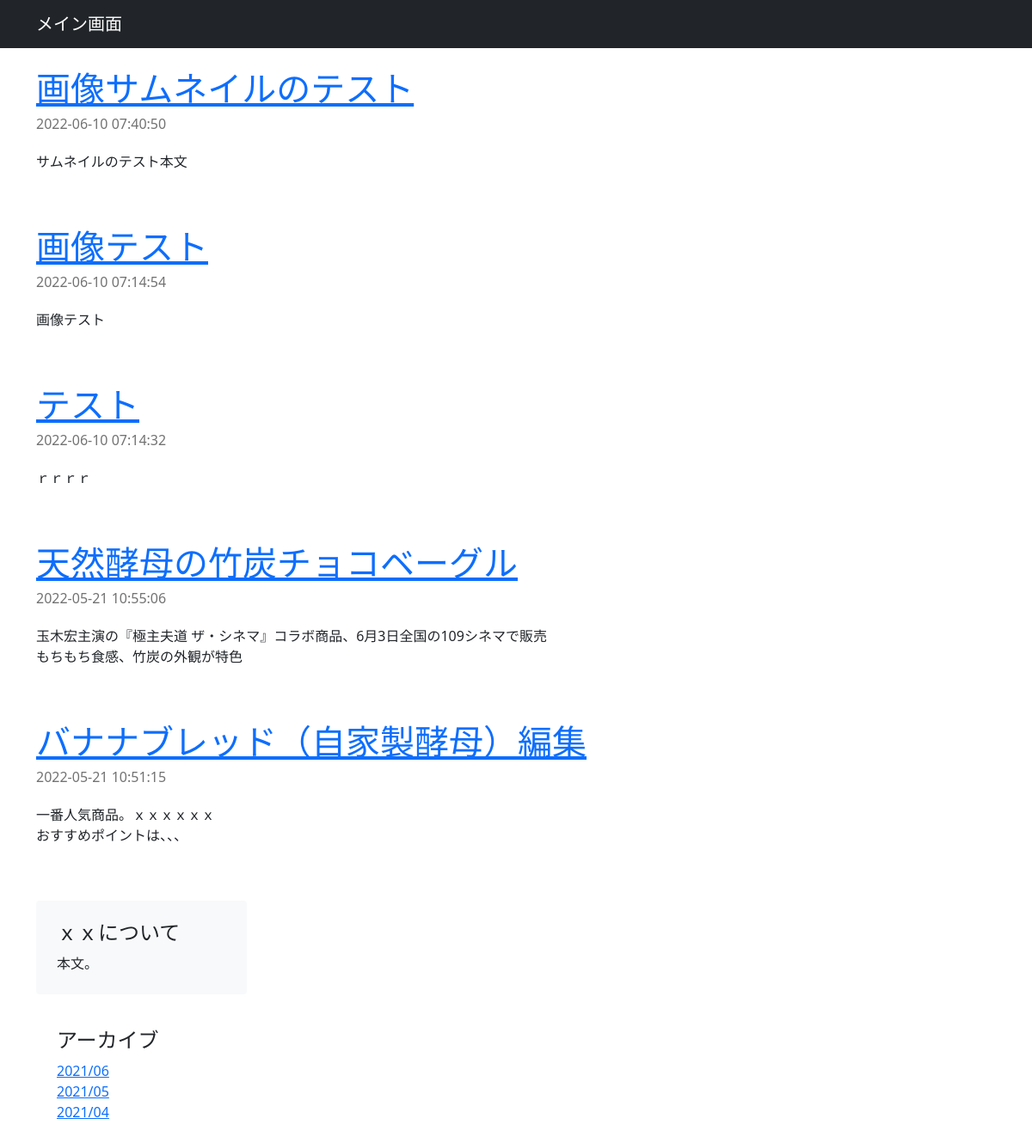
The page / on the database its author committed.
### tables this page shows
CREATE TABLE `articles` (
  `id` int(11) NOT NULL,
  `title` varchar(255) NOT NULL,
  `body` text NOT NULL,
  `category_id` int(11) DEFAULT NULL,
  `is_delete` tinyint(4) NOT NULL DEFAULT 0,
  `filename` varchar(100) DEFAULT NULL,
  `created_at` datetime NOT NULL,
  `updated_at` datetime NOT NULL
);

### lib/connect.php (called while the page is built, shortened)
<?php
class connect{
  public function __construct(){
    $dsn = "mysql:host=".self::HOST.";dbname=".self::DB_NAME.";charset=utf8mb4";
    try {
      $this->dbh = new PDO($dsn, self::USER, self::PASS);
    } catch(Exception $e){
      exit($e->getMessage());
    }
  }
}
?>

### lib/queryArticle.php (called while the page is built, shortened)
<?php
class QueryArticle extends connect{
    public function findAll(){
            $stmt = $this->dbh->prepare("SELECT * FROM articles WHERE is_delete=0 ORDER BY created_at DESC");
        $stmt->execute();
        $results = $stmt->fetchAll(PDO::FETCH_ASSOC);
        $articles = array();
        foreach ($results as $result){
          $article = new Article();
          $article->setId($result['id']);
          $article->setTitle($result['title']);
          $article->setBody($result['body']);
          $article->setFilename($result['filename']);
          $article->setCreatedAt($result['created_at']);
          $article->setUpdatedAt($result['updated_at']);
          $articles[] = $article;
        }
        return $articles;
      }
}

### lib/article.php (called while the page is built, shortened)
<?php
class Article{
  private $id = null;
  private $title = null;
  private $body = null;
  private $created_at = null;
  public function getId(){
    return $this->id;
  }
  public function getTitle(){
    return $this->title;
  }
  public function getBody(){
    return $this->body;
  }
  public function getCreatedAt(){
    return $this->created_at;
  }
  public function setId($id){
    $this->id = $id;
  }
  public function setTitle($title){
    $this->title = $title;
  }
  public function setBody($body){
    $this->body = $body;
  }
  public function setCreatedAt($created_at){
    $this->created_at = $created_at;
  }
}

### index.php (the view, shortened to what this page needs)
<?php
  include 'lib/connect.php';
  include 'lib/queryArticle.php';
  include 'lib/article.php';
  $queryArticle = new QueryArticle();
  $articles = $queryArticle->findAll();
?>
<!doctype html>
<html lang="ja">
  <head>
    <link href="./css/bootstrap.min.css" rel="stylesheet">
    <link href="./css/blog.css" rel="stylesheet">
  </head>
  <body>
<nav class="navbar navbar-expand-md navbar-dark bg-dark fixed-top">
  <div class="container">
    <a class="navbar-brand" href="/blog/">メイン画面</a>
  </div>
</nav>
<main class="container">
  <div class="row">
    <div class="col-md-8">
<?php if ($articles): ?>
  <?php foreach ($articles as $article): ?>
      <article class="blog-post">
        <h2 class="blog-post-title">
          <a href="view.php?id=<?php echo $article->getId() ?>">
            <?php echo $article->getTitle() ?>
          </a>
        </h2>
        <p class="blog-post-meta"><?php echo $article->getCreatedAt() ?></p>
        <?php echo nl2br($article->getBody()) ?>
      </article>
  <?php endforeach ?>
<?php else: ?>
      <div class="alert alert-success">
        <p>記事はありません。</p>
      </div>
<?php endif ?>
    <div class="col-md-4">
      <div class="p-4 mb-3 bg-light rounded">
        <h4>ｘｘについて</h4>
        <p class="mb-0">本文。</p>
      </div>
      <div class="p-4">
        <h4>アーカイブ</h4>
        <ol class="list-unstyled mb-0">
          <li><a href="#">2021/06</a></li>
          <li><a href="#">2021/05</a></li>
          <li><a href="#">2021/04</a></li>
        </ol>
      </div>
    </div>
  </div>
</main>
  </body>
</html>

### css/blog.css (style rules this page uses)
h1, h2, h3, h4, h5, h6 { font-family: sans-serif; }
.blog-post { margin-bottom: 4rem; }
.blog-post-title { margin-bottom: .25rem; font-size: 2.5rem; }
.blog-post-meta { margin-bottom: 1.25rem; color: #727272; }

### index.php (style rules this page uses)
body { padding-top: 5rem; }

### rows shown on the page
articles: title "画像サムネイルのテスト", created_at "2022-06-10 07:40:50", body "サムネイルのテスト本文"
articles: title "画像テスト", created_at "2022-06-10 07:14:54", body "画像テスト"
articles: title "テスト", created_at "2022-06-10 07:14:32", body "ｒｒｒｒ"
articles: title "天然酵母の竹炭チョコベーグル", created_at "2022-05-21 10:55:06", body "玉木宏主演の『極主夫道 ザ・シネマ』コラボ商品、6月3日全国の109シネマで販売 もちもち食感、竹炭の外観が特色"
articles: title "バナナブレッド（自家製酵母）編集", created_at "2022-05-21 10:51:15", body "一番人気商品。ｘｘｘｘｘｘ おすすめポイントは、、、"
